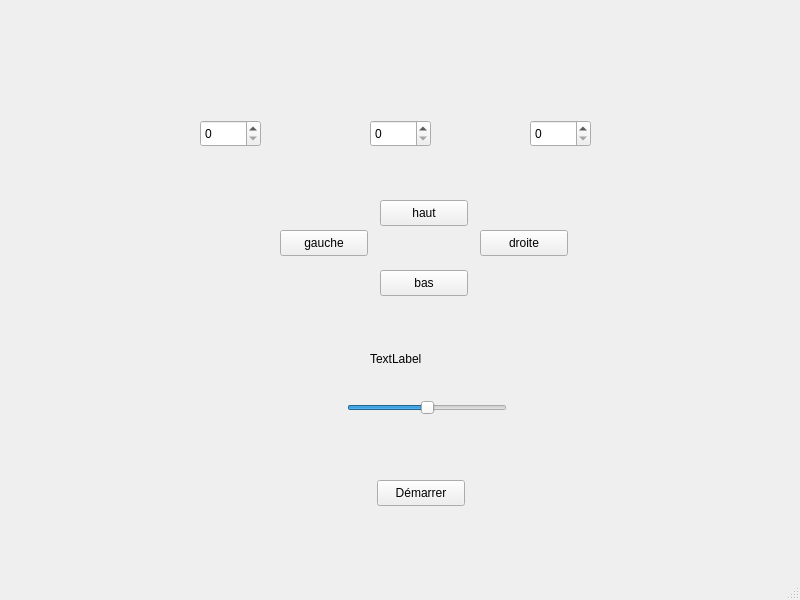
<?xml version="1.0" encoding="UTF-8"?>
<ui version="4.0">
 <class>MainWindow</class>
 <widget class="QMainWindow" name="MainWindow">
  <property name="geometry">
   <rect>
    <x>0</x>
    <y>0</y>
    <width>800</width>
    <height>600</height>
   </rect>
  </property>
  <property name="windowTitle">
   <string>MainWindow</string>
  </property>
  <widget class="QWidget" name="centralwidget">
   <widget class="QSlider" name="speedSlider">
    <property name="geometry">
     <rect>
      <x>347</x>
      <y>400</y>
      <width>160</width>
      <height>16</height>
     </rect>
    </property>
    <property name="maximum">
     <number>100</number>
    </property>
    <property name="sliderPosition">
     <number>50</number>
    </property>
    <property name="orientation">
     <enum>Qt::Orientation::Horizontal</enum>
    </property>
   </widget>
   <widget class="QSpinBox" name="stepSpinBox3">
    <property name="geometry">
     <rect>
      <x>530</x>
      <y>120</y>
      <width>61</width>
      <height>27</height>
     </rect>
    </property>
    <property name="maximum">
     <number>1000</number>
    </property>
   </widget>
   <widget class="QSpinBox" name="stepSpinBox2">
    <property name="geometry">
     <rect>
      <x>370</x>
      <y>120</y>
      <width>61</width>
      <height>27</height>
     </rect>
    </property>
    <property name="maximum">
     <number>1000</number>
    </property>
   </widget>
   <widget class="QPushButton" name="startButton">
    <property name="geometry">
     <rect>
      <x>377</x>
      <y>480</y>
      <width>88</width>
      <height>26</height>
     </rect>
    </property>
    <property name="text">
     <string>Démarrer</string>
    </property>
   </widget>
   <widget class="QSpinBox" name="stepSpinBox1">
    <property name="geometry">
     <rect>
      <x>200</x>
      <y>120</y>
      <width>61</width>
      <height>27</height>
     </rect>
    </property>
    <property name="maximum">
     <number>1000</number>
    </property>
   </widget>
   <widget class="QPushButton" name="buttonUp">
    <property name="geometry">
     <rect>
      <x>380</x>
      <y>200</y>
      <width>88</width>
      <height>26</height>
     </rect>
    </property>
    <property name="text">
     <string>haut</string>
    </property>
   </widget>
   <widget class="QPushButton" name="buttonLeft">
    <property name="geometry">
     <rect>
      <x>280</x>
      <y>230</y>
      <width>88</width>
      <height>26</height>
     </rect>
    </property>
    <property name="text">
     <string>gauche</string>
    </property>
   </widget>
   <widget class="QPushButton" name="buttonRight">
    <property name="geometry">
     <rect>
      <x>480</x>
      <y>230</y>
      <width>88</width>
      <height>26</height>
     </rect>
    </property>
    <property name="text">
     <string>droite</string>
    </property>
   </widget>
   <widget class="QPushButton" name="buttonDown">
    <property name="geometry">
     <rect>
      <x>380</x>
      <y>270</y>
      <width>88</width>
      <height>26</height>
     </rect>
    </property>
    <property name="text">
     <string>bas</string>
    </property>
   </widget>
   <widget class="QLabel" name="speedLabel">
    <property name="geometry">
     <rect>
      <x>370</x>
      <y>350</y>
      <width>131</width>
      <height>17</height>
     </rect>
    </property>
    <property name="text">
     <string>TextLabel</string>
    </property>
   </widget>
  </widget>
  <widget class="QMenuBar" name="menubar">
   <property name="geometry">
    <rect>
     <x>0</x>
     <y>0</y>
     <width>800</width>
     <height>22</height>
    </rect>
   </property>
  </widget>
  <widget class="QStatusBar" name="statusbar"/>
 </widget>
 <resources/>
 <connections/>
</ui>
